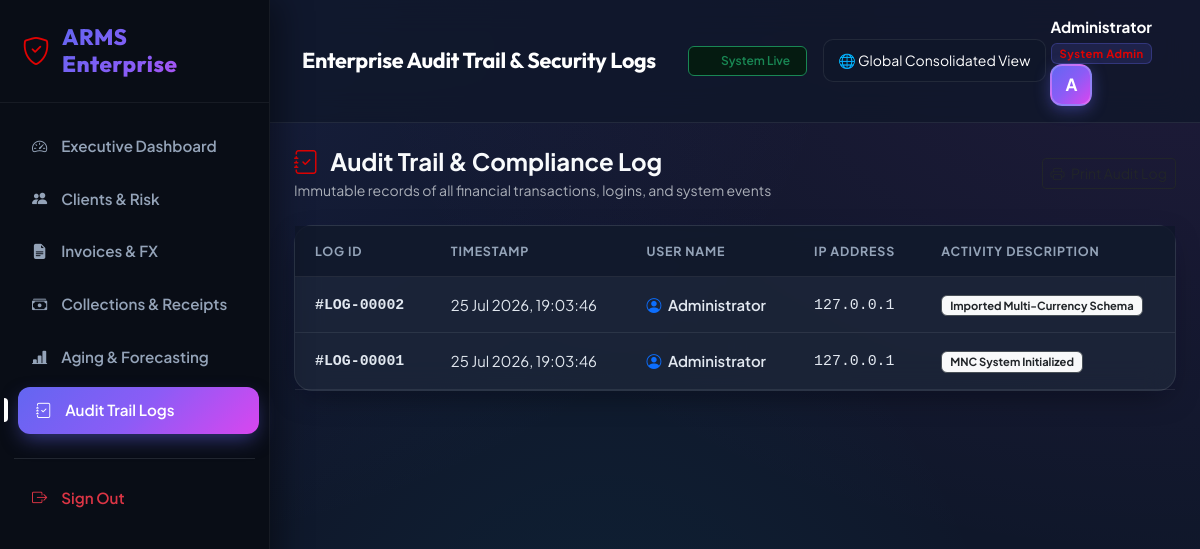
The app's page /reports/audit_logs.php (signed in) with its own data.
### tables this page shows
CREATE TABLE activity_logs (
    log_id INT AUTO_INCREMENT PRIMARY KEY,
    user_id INT,
    user_name VARCHAR(100),
    activity VARCHAR(255) NOT NULL,
    ip_address VARCHAR(45) DEFAULT '127.0.0.1',
    created_at TIMESTAMP DEFAULT CURRENT_TIMESTAMP
);

### reports/audit_logs.php (the view, shortened to what this page needs)
<?php
require_once "../config/database.php";
include "../includes/header.php";
include "../includes/sidebar.php";
try {
    $stmt = $conn->query("
        SELECT * FROM activity_logs
        ORDER BY log_id DESC
        LIMIT 100
    ");
    $logs = $stmt->fetchAll(PDO::FETCH_ASSOC);
} catch (PDOException $e) {
    die("Database Error: " . $e->getMessage());
}
?>
<div class="content">
    <?php include "../includes/navbar.php"; ?>
    <div class="container-fluid p-4">
        <div class="d-flex justify-content-between align-items-center mb-4">
            <div>
                <h4 class="fw-bold mb-1"><i class="bi bi-journal-check text-indigo me-2"></i> Audit Trail & Compliance Log</h4>
                <p class="text-muted small mb-0">Immutable records of all financial transactions, logins, and system events</p>
            </div>
            <button onclick="window.print()" class="btn btn-outline-dark btn-sm"><i class="bi bi-printer me-1"></i> Print Audit Log</button>
        </div>
        <div class="card-custom">
            <div class="table-responsive">
                <table class="table table-custom mb-0">
                    <thead>
                        <tr class="table-dark">
                            <th>Log ID</th>
                            <th>Timestamp</th>
                            <th>User Name</th>
                            <th>IP Address</th>
                            <th>Activity Description</th>
                        </tr>
                    </thead>
                    <tbody>
                        <?php if (count($logs) > 0): ?>
                            <?php foreach ($logs as $l): ?>
                                <tr>
                                    <td class="fw-bold font-monospace">#LOG-<?= str_pad($l['log_id'], 5, '0', STR_PAD_LEFT) ?></td>
                                    <td class="small"><?= date('d M Y, H:i:s', strtotime($l['created_at'])) ?></td>
                                    <td class="fw-semibold text-dark">
                                        <i class="bi bi-person-circle me-1 text-primary"></i> <?= htmlspecialchars($l['user_name'] ?: 'System Admin') ?>
                                    </td>
                                    <td class="small text-muted font-monospace"><?= htmlspecialchars($l['ip_address'] ?: '127.0.0.1') ?></td>
                                    <td>
                                        <span class="badge bg-light text-dark border px-2 py-1"><?= htmlspecialchars($l['activity']) ?></span>
                                    </td>
                                </tr>
                            <?php endforeach; ?>
                        <?php endif; ?>
                    </tbody>
                </table>
            </div>
        </div>
    </div>
</div>
<?php include "../includes/footer.php"; ?>

### assets/css/dashboard.css (style rules this page uses)
:root { --primary: #6366f1; --primary-gradient: linear-gradient(135deg, #6366f1 0%, #8b5cf6 50%, #d946ef 100%); --primary-glow: rgba(99, 102, 241, 0.25); --bg-main: #0f172a; --bg-card: rgba(30, 41, 59, 0.7); --bg-card-hover: rgba(30, 41, 59, 0.9); --border-glass: rgba(255, 255, 255, 0.08); --border-highlight: rgba(99, 102, 241, 0.3); --sidebar-bg: #090d16; --sidebar-border: rgba(255, 255, 255, 0.06); --text-main: #f8fafc; --text-muted: #94a3b8; --text-dark: #e2e8f0; --success: #10b981; --success-bg: rgba(16, 185, 129, 0.12); --warning: #f59e0b; --warning-bg: rgba(245, 158, 11, 0.12); --danger: #f43f5e; --danger-bg: rgba(244, 63, 94, 0.12); --info: #06b6d4; --info-bg: rgba(6, 182, 212, 0.12); --shadow-card: 0 10px 30px -10px rgba(0, 0, 0, 0.5), 0 0 15px rgba(99, 102, 241, 0.05); --shadow-hover: 0 20px 40px -15px rgba(99, 102, 241, 0.25), 0 0 25px rgba(168, 85, 247, 0.15); }
body { font-family: 'Plus Jakarta Sans', 'Outfit', sans-serif; background-color: var(--bg-main); background-image: radial-gradient(at 0% 0%, rgba(99, 102, 241, 0.12) 0px, transparent 50%), radial-gradient(at 100% 0%, rgba(217, 70, 239, 0.08) 0px, transparent 50%), radial-gradient(at 50% 100%, rgba(6, 182, 212, 0.08) 0px, transparent 50%); background-attachment: fixed; color: var(--text-main); margin: 0; padding: 0; min-height: 100vh; }
.content { margin-left: 270px; min-height: 100vh; display: flex; flex-direction: column; }
.card-custom { background: var(--bg-card); backdrop-filter: blur(16px); -webkit-backdrop-filter: blur(16px); border: 1px solid var(--border-glass); border-radius: 18px; box-shadow: var(--shadow-card); transition: all 0.3s cubic-bezier(0.4, 0, 0.2, 1); color: var(--text-main); }
.text-indigo { color: #e00303 !important; }
.table-custom { color: var(--text-main); margin: 0; }
.table-custom th { background: rgba(15, 23, 42, 0.8) !important; color: var(--text-muted) !important; font-weight: 700; font-size: 0.78rem; text-transform: uppercase; letter-spacing: 0.8px; border-bottom: 1px solid var(--border-glass) !important; padding: 16px 20px !important; }
.table-custom td { padding: 16px 20px !important; vertical-align: middle; color: var(--text-dark) !important; border-bottom: 1px solid var(--border-glass) !important; background: transparent !important; font-size: 0.93rem; }

### records on screen
activity_logs: log_id "00002", created_at "25 Jul 2026, 19:03:46", user_name "Administrator", ip_address "127.0.0.1", activity "Imported Multi-Currency Schema"
activity_logs: log_id "00001", created_at "25 Jul 2026, 19:03:46", user_name "Administrator", ip_address "127.0.0.1", activity "MNC System Initialized"

### other values on screen
$page_header "Enterprise Audit Trail & Security Logs"
$user_name "Administrator"
$user_role "System Admin"
$initial "A"
